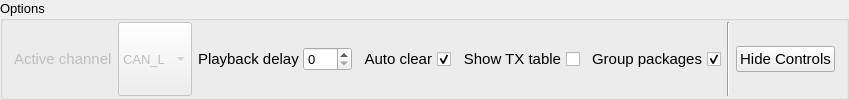
         <widget class="QGroupBox" name="groupBox_5">
          <property name="font">
           <font>
            <pointsize>10</pointsize>
           </font>
          </property>
          <property name="title">
           <string>Options</string>
          </property>
          <layout class="QHBoxLayout" name="horizontalLayout_6">
           <property name="topMargin">
            <number>1</number>
           </property>
           <property name="bottomMargin">
            <number>1</number>
           </property>
           <item>
            <layout class="QHBoxLayout" name="horizontalLayout_5">
             <item>
              <widget class="QLabel" name="label_3">
               <property name="enabled">
                <bool>false</bool>
               </property>
               <property name="font">
                <font>
                 <pointsize>11</pointsize>
                </font>
               </property>
               <property name="text">
                <string>Active channel</string>
               </property>
              </widget>
             </item>
             <item>
              <widget class="QComboBox" name="activeChannelComboBox">
               <property name="enabled">
                <bool>false</bool>
               </property>
               <property name="sizePolicy">
                <sizepolicy hsizetype="Preferred" vsizetype="Preferred">
                 <horstretch>0</horstretch>
                 <verstretch>0</verstretch>
                </sizepolicy>
               </property>
               <property name="minimumSize">
                <size>
                 <width>0</width>
                 <height>0</height>
                </size>
               </property>
               <property name="font">
                <font>
                 <pointsize>10</pointsize>
                </font>
               </property>
               <item>
                <property name="text">
                 <string>CAN_L</string>
                </property>
               </item>
               <item>
                <property name="text">
                 <string>CAN_M</string>
                </property>
               </item>
               <item>
                <property name="text">
                 <string>CAN_H</string>
                </property>
               </item>
              </widget>
             </item>
            </layout>
           </item>
           <item>
            <layout class="QHBoxLayout" name="horizontalLayout_2">
             <property name="spacing">
              <number>0</number>
             </property>
             <item>
              <widget class="QLabel" name="label">
               <property name="sizePolicy">
                <sizepolicy hsizetype="Minimum" vsizetype="Preferred">
                 <horstretch>0</horstretch>
                 <verstretch>0</verstretch>
                </sizepolicy>
               </property>
               <property name="minimumSize">
                <size>
                 <width>88</width>
                 <height>0</height>
                </size>
               </property>
               <property name="font">
                <font>
                 <pointsize>11</pointsize>
                </font>
               </property>
               <property name="text">
                <string>Playback delay </string>
               </property>
              </widget>
             </item>
             <item>
              <widget class="QSpinBox" name="playbackDelaySpinBox">
               <property name="sizePolicy">
                <sizepolicy hsizetype="Minimum" vsizetype="Fixed">
                 <horstretch>0</horstretch>
                 <verstretch>0</verstretch>
                </sizepolicy>
               </property>
               <property name="minimumSize">
                <size>
                 <width>20</width>
                 <height>20</height>
                </size>
               </property>
               <property name="font">
                <font>
                 <pointsize>10</pointsize>
                </font>
               </property>
               <property name="maximum">
                <number>999</number>
               </property>
               <property name="value">
                <number>0</number>
               </property>
              </widget>
             </item>
            </layout>
           </item>
           <item>
            <widget class="QCheckBox" name="autoclearCheckBox">
             <property name="sizePolicy">
              <sizepolicy hsizetype="Preferred" vsizetype="Preferred">
               <horstretch>0</horstretch>
               <verstretch>0</verstretch>
              </sizepolicy>
             </property>
             <property name="font">
              <font>
               <pointsize>11</pointsize>
              </font>
             </property>
             <property name="layoutDirection">
              <enum>Qt::RightToLeft</enum>
             </property>
             <property name="text">
              <string>Auto clear</string>
             </property>
             <property name="checked">
              <bool>true</bool>
             </property>
            </widget>
           </item>
           <item>
            <widget class="QCheckBox" name="showSendingTableCheckBox">
             <property name="sizePolicy">
              <sizepolicy hsizetype="Preferred" vsizetype="Preferred">
               <horstretch>0</horstretch>
               <verstretch>0</verstretch>
              </sizepolicy>
             </property>
             <property name="font">
              <font>
               <pointsize>11</pointsize>
              </font>
             </property>
             <property name="layoutDirection">
              <enum>Qt::RightToLeft</enum>
             </property>
             <property name="text">
              <string>Show TX table</string>
             </property>
            </widget>
           </item>
           <item>
            <widget class="QCheckBox" name="groupModeCheckBox">
             <property name="sizePolicy">
              <sizepolicy hsizetype="Preferred" vsizetype="Preferred">
               <horstretch>0</horstretch>
               <verstretch>0</verstretch>
              </sizepolicy>
             </property>
             <property name="font">
              <font>
               <pointsize>11</pointsize>
              </font>
             </property>
             <property name="layoutDirection">
              <enum>Qt::RightToLeft</enum>
             </property>
             <property name="text">
              <string>Group packages</string>
             </property>
             <property name="checked">
              <bool>true</bool>
             </property>
            </widget>
           </item>
           <item>
            <widget class="Line" name="line_6">
             <property name="orientation">
              <enum>Qt::Vertical</enum>
             </property>
            </widget>
           </item>
           <item>
            <widget class="QPushButton" name="hideControlsButton">
             <property name="maximumSize">
              <size>
               <width>100</width>
               <height>16777215</height>
              </size>
             </property>
             <property name="font">
              <font>
               <pointsize>11</pointsize>
              </font>
             </property>
             <property name="text">
              <string>Hide Controls</string>
             </property>
            </widget>
           </item>
          </layout>
         </widget>
